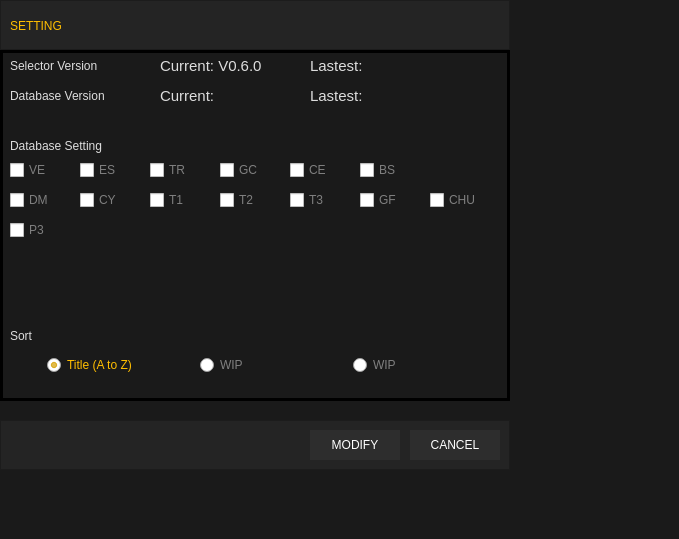
<?xml version="1.0" encoding="UTF-8"?>
<ui version="4.0">
 <class>dialog_data</class>
 <widget class="QDialog" name="dialog_data">
  <property name="geometry">
   <rect>
    <x>0</x>
    <y>0</y>
    <width>679</width>
    <height>539</height>
   </rect>
  </property>
  <property name="minimumSize">
   <size>
    <width>510</width>
    <height>300</height>
   </size>
  </property>
  <property name="windowTitle">
   <string>Dialog</string>
  </property>
  <property name="styleSheet">
   <string notr="true">background-color: #1a1a1a;
color: #ffffff;
font: bold 15px &quot;Lato&quot;;</string>
  </property>
  <widget class="QFrame" name="frame">
   <property name="geometry">
    <rect>
     <x>0</x>
     <y>0</y>
     <width>510</width>
     <height>50</height>
    </rect>
   </property>
   <property name="font">
    <font>
     <family>Lato</family>
     <weight>75</weight>
     <italic>false</italic>
     <bold>true</bold>
    </font>
   </property>
   <property name="styleSheet">
    <string notr="true">background:#242424</string>
   </property>
   <property name="frameShape">
    <enum>QFrame::StyledPanel</enum>
   </property>
   <property name="frameShadow">
    <enum>QFrame::Raised</enum>
   </property>
   <widget class="QLabel" name="label">
    <property name="geometry">
     <rect>
      <x>10</x>
      <y>10</y>
      <width>161</width>
      <height>31</height>
     </rect>
    </property>
    <property name="styleSheet">
     <string notr="true">color: #ffbe00;
font: 23px &quot;Lato&quot;;</string>
    </property>
    <property name="text">
     <string>SETTING</string>
    </property>
   </widget>
  </widget>
  <widget class="QFrame" name="frame_2">
   <property name="geometry">
    <rect>
     <x>0</x>
     <y>420</y>
     <width>510</width>
     <height>50</height>
    </rect>
   </property>
   <property name="styleSheet">
    <string notr="true">background:#242424;
font: 15px &quot;Lato Black&quot;</string>
   </property>
   <property name="frameShape">
    <enum>QFrame::StyledPanel</enum>
   </property>
   <property name="frameShadow">
    <enum>QFrame::Raised</enum>
   </property>
   <widget class="QPushButton" name="cancel_button">
    <property name="geometry">
     <rect>
      <x>410</x>
      <y>10</y>
      <width>90</width>
      <height>30</height>
     </rect>
    </property>
    <property name="styleSheet">
     <string notr="true">background:#2d2d2d;
border:none;</string>
    </property>
    <property name="text">
     <string>CANCEL</string>
    </property>
   </widget>
   <widget class="QPushButton" name="modify_button">
    <property name="geometry">
     <rect>
      <x>310</x>
      <y>10</y>
      <width>90</width>
      <height>30</height>
     </rect>
    </property>
    <property name="styleSheet">
     <string notr="true">background:#2d2d2d;
border:none;</string>
    </property>
    <property name="text">
     <string>MODIFY</string>
    </property>
   </widget>
  </widget>
  <widget class="QFrame" name="frame_3">
   <property name="geometry">
    <rect>
     <x>0</x>
     <y>50</y>
     <width>510</width>
     <height>351</height>
    </rect>
   </property>
   <property name="styleSheet">
    <string notr="true">QFrame{
	background:transparent;
	border: 3px solid #000000;
}
QCheckBox{
	background: none;
	color: #7f7f7f;
}
QCheckBox:Checked{
	color: #ffbe00;
}

QRadioButton{
	background: none;
	color: #7f7f7f;
}
QRadioButton:Checked{
	color: #ffbe00;
}
QLabel{
	background:transparent;
	border: none;
	color: #dddddd;
	font: 18px &quot;Lato&quot;;
}</string>
   </property>
   <property name="frameShape">
    <enum>QFrame::StyledPanel</enum>
   </property>
   <property name="frameShadow">
    <enum>QFrame::Raised</enum>
   </property>
   <widget class="QLabel" name="label_2">
    <property name="geometry">
     <rect>
      <x>10</x>
      <y>80</y>
      <width>141</width>
      <height>31</height>
     </rect>
    </property>
    <property name="text">
     <string>Database Setting</string>
    </property>
   </widget>
   <widget class="QLabel" name="label_3">
    <property name="geometry">
     <rect>
      <x>10</x>
      <y>270</y>
      <width>141</width>
      <height>31</height>
     </rect>
    </property>
    <property name="text">
     <string>Sort</string>
    </property>
   </widget>
   <widget class="QWidget" name="horizontalLayoutWidget">
    <property name="geometry">
     <rect>
      <x>10</x>
      <y>300</y>
      <width>491</width>
      <height>31</height>
     </rect>
    </property>
    <layout class="QHBoxLayout" name="horizontalLayout">
     <item>
      <widget class="QRadioButton" name="yd_rb_title">
       <property name="maximumSize">
        <size>
         <width>110</width>
         <height>16777215</height>
        </size>
       </property>
       <property name="text">
        <string>Title (A to Z)</string>
       </property>
       <property name="checked">
        <bool>true</bool>
       </property>
      </widget>
     </item>
     <item>
      <widget class="QRadioButton" name="yd_rb_level">
       <property name="maximumSize">
        <size>
         <width>110</width>
         <height>16777215</height>
        </size>
       </property>
       <property name="text">
        <string>WIP</string>
       </property>
       <property name="checkable">
        <bool>false</bool>
       </property>
      </widget>
     </item>
     <item>
      <widget class="QRadioButton" name="yd_rd_bpm">
       <property name="maximumSize">
        <size>
         <width>110</width>
         <height>16777215</height>
        </size>
       </property>
       <property name="text">
        <string>WIP</string>
       </property>
       <property name="checkable">
        <bool>false</bool>
       </property>
      </widget>
     </item>
    </layout>
   </widget>
   <widget class="QLabel" name="label_4">
    <property name="geometry">
     <rect>
      <x>10</x>
      <y>30</y>
      <width>141</width>
      <height>31</height>
     </rect>
    </property>
    <property name="text">
     <string>Database Version</string>
    </property>
   </widget>
   <widget class="QLabel" name="label_5">
    <property name="geometry">
     <rect>
      <x>160</x>
      <y>30</y>
      <width>141</width>
      <height>31</height>
     </rect>
    </property>
    <property name="styleSheet">
     <string notr="true">font: 15px</string>
    </property>
    <property name="text">
     <string>Current:</string>
    </property>
   </widget>
   <widget class="QLabel" name="label_6">
    <property name="geometry">
     <rect>
      <x>310</x>
      <y>30</y>
      <width>141</width>
      <height>31</height>
     </rect>
    </property>
    <property name="styleSheet">
     <string notr="true">font: 15px</string>
    </property>
    <property name="text">
     <string>Lastest:</string>
    </property>
   </widget>
   <widget class="QLabel" name="label_7">
    <property name="geometry">
     <rect>
      <x>10</x>
      <y>0</y>
      <width>141</width>
      <height>31</height>
     </rect>
    </property>
    <property name="text">
     <string>Selector Version</string>
    </property>
   </widget>
   <widget class="QLabel" name="label_8">
    <property name="geometry">
     <rect>
      <x>160</x>
      <y>0</y>
      <width>141</width>
      <height>31</height>
     </rect>
    </property>
    <property name="styleSheet">
     <string notr="true">font: 15px</string>
    </property>
    <property name="text">
     <string>Current: V0.6.0</string>
    </property>
   </widget>
   <widget class="QLabel" name="label_9">
    <property name="geometry">
     <rect>
      <x>310</x>
      <y>0</y>
      <width>141</width>
      <height>31</height>
     </rect>
    </property>
    <property name="styleSheet">
     <string notr="true">font: 15px</string>
    </property>
    <property name="text">
     <string>Lastest:</string>
    </property>
   </widget>
   <widget class="QCheckBox" name="yd_cb_ve">
    <property name="geometry">
     <rect>
      <x>10</x>
      <y>110</y>
      <width>60</width>
      <height>20</height>
     </rect>
    </property>
    <property name="text">
     <string>VE</string>
    </property>
   </widget>
   <widget class="QCheckBox" name="yd_cb_es">
    <property name="geometry">
     <rect>
      <x>80</x>
      <y>110</y>
      <width>60</width>
      <height>20</height>
     </rect>
    </property>
    <property name="text">
     <string>ES</string>
    </property>
   </widget>
   <widget class="QCheckBox" name="yd_cb_tr">
    <property name="geometry">
     <rect>
      <x>150</x>
      <y>110</y>
      <width>60</width>
      <height>20</height>
     </rect>
    </property>
    <property name="text">
     <string>TR</string>
    </property>
   </widget>
   <widget class="QCheckBox" name="yd_cb_gc">
    <property name="geometry">
     <rect>
      <x>220</x>
      <y>110</y>
      <width>60</width>
      <height>20</height>
     </rect>
    </property>
    <property name="text">
     <string>GC</string>
    </property>
   </widget>
   <widget class="QCheckBox" name="yd_cb_ce">
    <property name="geometry">
     <rect>
      <x>290</x>
      <y>110</y>
      <width>60</width>
      <height>20</height>
     </rect>
    </property>
    <property name="text">
     <string>CE</string>
    </property>
   </widget>
   <widget class="QCheckBox" name="yd_cb_bs">
    <property name="geometry">
     <rect>
      <x>360</x>
      <y>110</y>
      <width>60</width>
      <height>20</height>
     </rect>
    </property>
    <property name="text">
     <string>BS</string>
    </property>
    <property name="checked">
     <bool>false</bool>
    </property>
   </widget>
   <widget class="QCheckBox" name="yd_cb_dm">
    <property name="geometry">
     <rect>
      <x>10</x>
      <y>140</y>
      <width>60</width>
      <height>20</height>
     </rect>
    </property>
    <property name="text">
     <string>DM</string>
    </property>
   </widget>
   <widget class="QCheckBox" name="yd_cb_cy">
    <property name="geometry">
     <rect>
      <x>80</x>
      <y>140</y>
      <width>60</width>
      <height>20</height>
     </rect>
    </property>
    <property name="text">
     <string>CY</string>
    </property>
   </widget>
   <widget class="QCheckBox" name="yd_cb_t1">
    <property name="geometry">
     <rect>
      <x>150</x>
      <y>140</y>
      <width>60</width>
      <height>20</height>
     </rect>
    </property>
    <property name="text">
     <string>T1</string>
    </property>
   </widget>
   <widget class="QCheckBox" name="yd_cb_t2">
    <property name="geometry">
     <rect>
      <x>220</x>
      <y>140</y>
      <width>60</width>
      <height>20</height>
     </rect>
    </property>
    <property name="text">
     <string>T2</string>
    </property>
   </widget>
   <widget class="QCheckBox" name="yd_cb_t3">
    <property name="geometry">
     <rect>
      <x>290</x>
      <y>140</y>
      <width>60</width>
      <height>20</height>
     </rect>
    </property>
    <property name="text">
     <string>T3</string>
    </property>
   </widget>
   <widget class="QCheckBox" name="yd_cb_chu">
    <property name="geometry">
     <rect>
      <x>430</x>
      <y>140</y>
      <width>60</width>
      <height>20</height>
     </rect>
    </property>
    <property name="text">
     <string>CHU</string>
    </property>
   </widget>
   <widget class="QCheckBox" name="yd_cb_gf">
    <property name="geometry">
     <rect>
      <x>360</x>
      <y>140</y>
      <width>60</width>
      <height>20</height>
     </rect>
    </property>
    <property name="text">
     <string>GF</string>
    </property>
   </widget>
   <widget class="QCheckBox" name="yd_cb_p3">
    <property name="geometry">
     <rect>
      <x>10</x>
      <y>170</y>
      <width>60</width>
      <height>20</height>
     </rect>
    </property>
    <property name="text">
     <string>P3</string>
    </property>
   </widget>
  </widget>
  <zorder>frame_3</zorder>
  <zorder>frame_2</zorder>
  <zorder>frame</zorder>
 </widget>
 <resources/>
 <connections/>
</ui>
